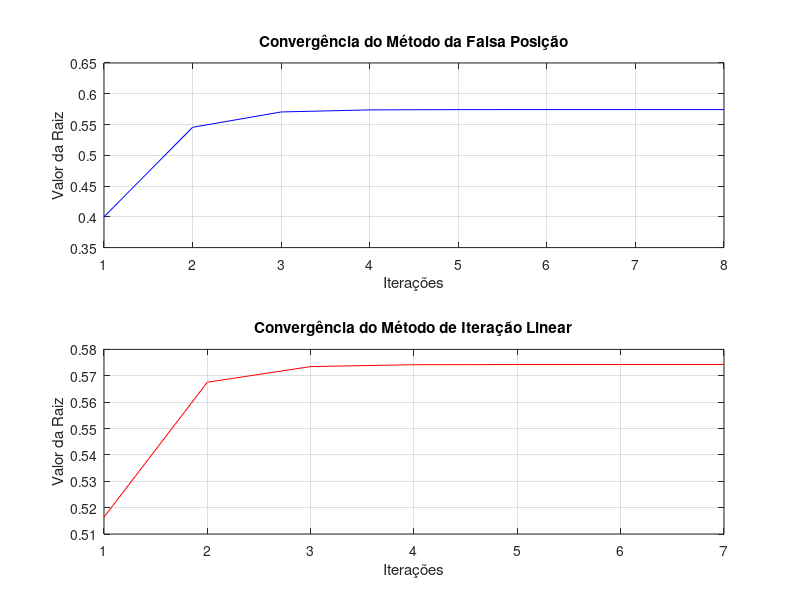

Recreate this plot in MATLAB.
function lista5Questao4()
    % Definindo constantes
    r = 1;
    Vs = 0.837758;

    % Definindo a função
    f = @(h) ((pi * h.^2) / 3) * (3 * r - h) - Vs;

    % Define a tolerância para o erro absoluto
    Es = 5e-4; % Tolerância em porcentagem

    % Executar o método da Falsa Posição
    fprintf("Método da Falsa Posição:\n");
    [rootFalsaPosicao, itFalsaPosicao, valoresFalsaPosicao] = metodoFalsaPosicao(f, Es);

    % Executar o método de Iteração Linear
    fprintf("\nMétodo de Iteração Linear:\n");
    [rootIteracaoLinear, itIteracaoLinear, valoresIteracaoLinear] = metodoIteracaoLinear(f, Vs, r, Es);

    % Criar tabela comparativa
    criar_tabela(itFalsaPosicao, rootFalsaPosicao, itIteracaoLinear, rootIteracaoLinear);

    % Criar gráficos de convergência
    criar_graficos(itFalsaPosicao, itIteracaoLinear, valoresFalsaPosicao, valoresIteracaoLinear);
endfunction

function [r, it, valores] = metodoFalsaPosicao(f, E)
    a = 0;
    b = 1;
    Ea = inf;
    rPrevio = inf;
    it = 1;
    n = 20;

    % Inicializando o vetor para armazenar os valores
    valores = [];

    if (f(a) * f(b) > 0)
        disp("Erro: não há mudança de sinal!");
        r = NaN; % Indica falha
        return;
    else
        r = b - (f(b) * (a - b)) / (f(a) - f(b));  % Cálculo inicial da raiz
        fa = f(a);
        fb = f(b);

        while (it <= n)
            fprintf('Iteração %d: a = %f, b = %f, r = %f, f(r) = %f, Erro aproximado = %f\n', ...
                    it, a, b, r, f(r), Ea);

            % Armazenar o valor da raiz atual
            valores = [valores; r];

            if (it >= n || Ea <= E)
                fprintf("Raiz encontrada: %f\n", r);
                return;
            end

            if (f(a) * f(r) < 0)
                b = r;
                fb = f(r);
            else
                a = r;
                fa = f(r);
            end

            it = it + 1;

            rPrevio = r;
            r = b - (fb * (a - b)) / (fa - fb);
            Ea = calcularErroEstimativa(r, rPrevio);
        endwhile

        if it > n
            fprintf("Método falhou em %d iterações\n", it);
        end
    end
endfunction

function [r, it, valores] = metodoIteracaoLinear(f, Vs, r, Es)
    g = @(h) sqrt(3 * Vs / (3 * r * pi - pi * h)); % Função de iteração
    Ea = Inf;
    it = 0;
    n = 20;
    xr = 0;

    % Inicializando o vetor para armazenar os valores
    valores = [];

    while (it < n)
        xrPrevio = xr;
        xr = g(xrPrevio);
        it = it + 1;

        % Armazenar o valor da raiz atual
        valores = [valores; xr];

        if (xr != 0 && xrPrevio != 0)
            Ea = calcularErroEstimativa(xr, xrPrevio);
        end

        fprintf('Iteração %d: xr = %f, f(xr) = %f, Ea = %f\n', ...
                it, xr, f(xr), Ea);

        if (Ea < Es)
            fprintf("Iterações %d: Raiz encontrada: %f\n", it, xr);
            r = xr; % Certificando-se de que o resultado final seja o correto
            return;
        end
    endwhile

    fprintf("Método falhou em %d iterações\n", it);
    r = NaN; % Indica falha
endfunction

function Ea = calcularErroEstimativa(resultadoAtual, resultadoPrev)
    if resultadoPrev == Inf || resultadoAtual == 0
        Ea = Inf;
    else
        Ea = abs((resultadoAtual - resultadoPrev) / resultadoAtual) * 100;
    end
endfunction

function criar_tabela(itFalsaPosicao, rootFalsaPosicao, itIteracaoLinear, rootIteracaoLinear)
    fprintf("\nTabela Comparativa:\n");
    fprintf("%-20s %-20s %-20s\n", "Método", "Número de Iterações", "Resultado Final");
    fprintf("%-20s %-20d %-20f\n", "Falsa Posição", itFalsaPosicao, rootFalsaPosicao);
    fprintf("%-20s %-20d %-20f\n", "Iteração Linear", itIteracaoLinear, rootIteracaoLinear);
endfunction

function criar_graficos(itFalsaPosicao, itIteracaoLinear, valoresFalsaPosicao, valoresIteracaoLinear)
    % Exemplo de como você poderia criar gráficos de convergência
    figure;

    % Gráfico para Falsa Posição
    subplot(2, 1, 1);
    plot(1:itFalsaPosicao, valoresFalsaPosicao, 'b-');
    title('Convergência do Método da Falsa Posição');
    xlabel('Iterações');
    ylabel('Valor da Raiz');
    grid on;

    % Gráfico para Iteração Linear
    subplot(2, 1, 2);
    plot(1:itIteracaoLinear, valoresIteracaoLinear, 'r-');
    title('Convergência do Método de Iteração Linear');
    xlabel('Iterações');
    ylabel('Valor da Raiz');
    grid on;

    % Salvar gráficos se necessário
    saveas(gcf, 'convergencia_metodos_falsa_posicao_iteracao_linear.png');
endfunction

% Chama a função principal
lista5Questao4();
